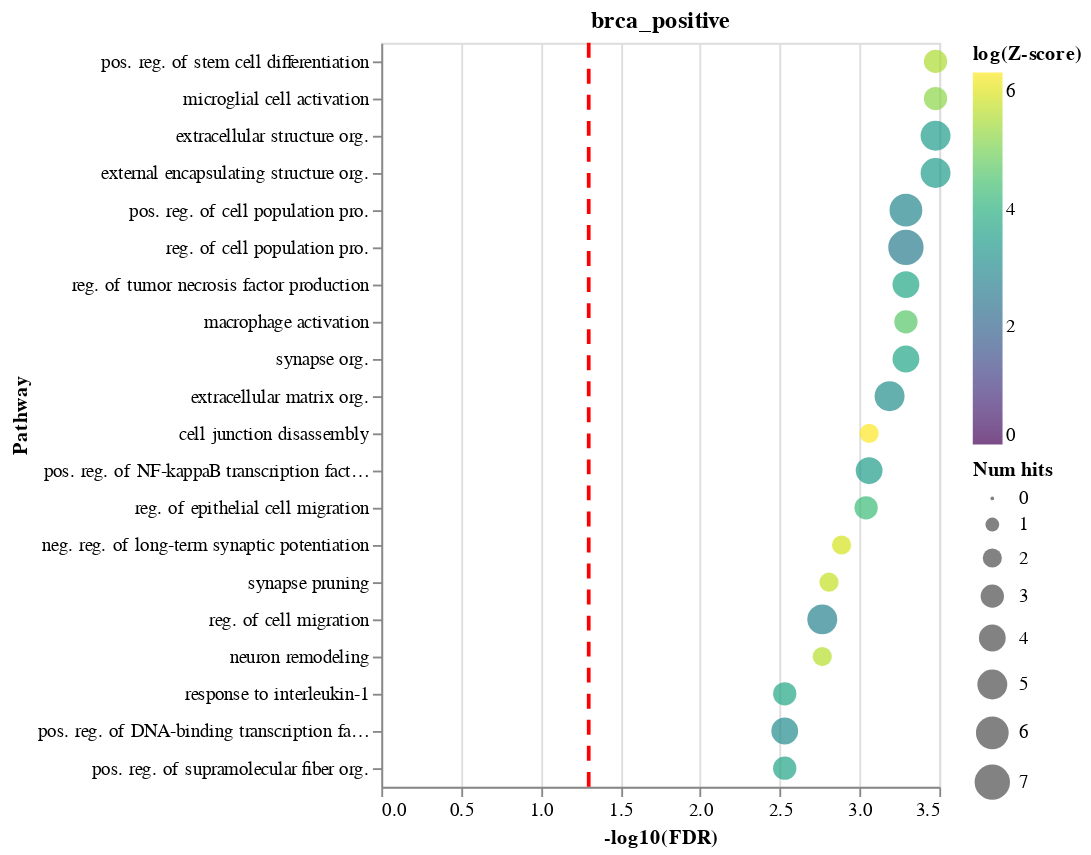

The code cell stored with this chart in its notebook:
### Code cell
def gse_consensus(disease, direction):
    pdf = een.get_pathway_enrichment(
        to_consensus_filtered[disease][direction].iloc[:20]['feature'],
        gene_set_library='GO_Biological_Process_2021')
    pdf['Term name'] = [re.sub(r'^(.*) \(.*$', r'\1', x) for x in pdf['Term name']]
    pdf['Term name'] = [' '.join([prefixes.get(z, z) for z in x.split(' ')]) for x in pdf['Term name']]
    pdf.to_csv(results_dir / f'pathway_enrichment_consensus_correlations_{disease}_{direction}.txt', sep='\t')
    return enrichment_dotplot(pdf, n=20, hue='Z-score', log=True, title=f'{disease}_{direction}')
gse_consensus(disease, direction)

### Figure 1 — Vega-Lite specification as saved in the notebook (floating-point values rounded to 4 significant figures)
{"config": {"view": {"continuousWidth": 300, "continuousHeight": 300}}, "layer": [{"data": {"name": "data-a06be5db34a754d1dfd812481e704677"}, "mark": {"type": "circle"}, "encoding": {"color": {"field": "log(Z-score)", "scale": {"domainMin": 0, "scheme": "viridis"}, "type": "quantitative"}, "size": {"field": "Num hits", "type": "quantitative"}, "x": {"field": "-log10(FDR)", "type": "quantitative"}, "y": {"field": "Pathway", "sort": {"encoding": "x", "order": "descending"}, "type": "nominal"}}, "title": "brca_positive"}, {"data": {"name": "empty"}, "mark": {"type": "rule", "color": "red", "strokeDash": [8, 6], "strokeWidth": 2}, "encoding": {"x": {"datum": 1.301}}}], "$schema": "https://vega.github.io/schema/vega-lite/v5.20.1.json", "datasets": {"data-a06be5db34a754d1dfd812481e704677": [{"Rank": 1, "Term name": "pos. reg. of stem cell differentiation", "P-value": 5.763e-07, "Z-score": 251.7, "Combined score": 3616.0, "Overlapping genes": ["TACSTD2", "PTN", "SOX9"], "Adjusted p-value": 0.0003338, "Old p-value": 0, "Old adjusted p-value": 0, "Num hits": 3, "-log10(FDR)": 3.476, "Pathway": "pos. reg. of stem cell differentiation", "log(Z-score)": 5.528}, {"Rank": 2, "Term name": "microglial cell activation", "P-value": 1.301e-06, "Z-score": 185.4, "Combined score": 2513.0, "Overlapping genes": ["APP", "CLU", "CX3CL1"], "Adjusted p-value": 0.0003338, "Old p-value": 0, "Old adjusted p-value": 0, "Num hits": 3, "-log10(FDR)": 3.476, "Pathway": "microglial cell activation", "log(Z-score)": 5.222}, {"Rank": 3, "Term name": "extracellular structure org.", "P-value": 1.906e-06, "Z-score": 31.23, "Combined score": 411.3, "Overlapping genes": ["APP", "MMP7", "CDH1", "ITGA2", "LAMC2"], "Adjusted p-value": 0.0003338, "Old p-value": 0, "Old adjusted p-value": 0, "Num hits": 5, "-log10(FDR)": 3.476, "Pathway": "extracellular structure org.", "log(Z-score)": 3.441}, {"Rank": 4, "Term name": "external encapsulating structure org.", "P-value": 1.949e-06, "Z-score": 31.08, "Combined score": 408.7, "Overlapping genes": ["APP", "MMP7", "CDH1", "ITGA2", "LAMC2"], "Adjusted p-value": 0.0003338, "Old p-value": 0, "Old adjusted p-value": 0, "Num hits": 5, "-log10(FDR)": 3.476, "Pathway": "external encapsulating structure org.", "log(Z-score)": 3.437}, {"Rank": 5, "Term name": "pos. reg. of cell population pro.", "P-value": 5.017e-06, "Z-score": 17.87, "Combined score": 218.0, "Overlapping genes": ["LAMC2", "PTN", "SOX9", "EGFR", "CX3CL1", "LTF"], "Adjusted p-value": 0.0005121, "Old p-value": 0, "Old adjusted p-value": 0, "Num hits": 6, "-log10(FDR)": 3.291, "Pathway": "pos. reg. of cell population pro.", "log(Z-score)": 2.883}, {"Rank": 6, "Term name": "reg. of cell population pro.", "P-value": 5.79e-06, "Z-score": 13.67, "Combined score": 164.9, "Overlapping genes": ["APP", "LAMC2", "PTN", "SOX9", "CLU", "EGFR", "CX3CL1"], "Adjusted p-value": 0.0005121, "Old p-value": 0, "Old adjusted p-value": 0, "Num hits": 7, "-log10(FDR)": 3.291, "Pathway": "reg. of cell population pro.", "log(Z-score)": 2.615}, {"Rank": 8, "Term name": "reg. of tumor necrosis factor production", "P-value": 6.315e-06, "Z-score": 41.38, "Combined score": 495.4, "Overlapping genes": ["APP", "CLU", "CX3CL1", "LTF"], "Adjusted p-value": 0.0005121, "Old p-value": 0, "Old adjusted p-value": 0, "Num hits": 4, "-log10(FDR)": 3.291, "Pathway": "reg. of tumor necrosis factor production", "log(Z-score)": 3.723}, {"Rank": 7, "Term name": "macrophage activation", "P-value": 5.978e-06, "Z-score": 106.7, "Combined score": 1283.0, "Overlapping genes": ["APP", "CLU", "CX3CL1"], "Adjusted p-value": 0.0005121, "Old p-value": 0, "Old adjusted p-value": 0, "Num hits": 3, "-log10(FDR)": 3.291, "Pathway": "macrophage activation", "log(Z-score)": 4.67}, {"Rank": 9, "Term name": "synapse org.", "P-value": 6.729e-06, "Z-score": 40.69, "Combined score": 484.6, "Overlapping genes": ["C1QB", "APP", "CDH1", "CX3CL1"], "Adjusted p-value": 0.0005121, "Old p-value": 0, "Old adjusted p-value": 0, "Num hits": 4, "-log10(FDR)": 3.291, "Pathway": "synapse org.", "log(Z-score)": 3.706}, {"Rank": 10, "Term name": "extracellular matrix org.", "P-value": 9.465e-06, "Z-score": 22.24, "Combined score": 257.3, "Overlapping genes": ["APP", "MMP7", "CDH1", "ITGA2", "LAMC2"], "Adjusted p-value": 0.0006484, "Old p-value": 0, "Old adjusted p-value": 0, "Num hits": 5, "-log10(FDR)": 3.188, "Pathway": "extracellular matrix org.", "log(Z-score)": 3.102}, {"Rank": 11, "Term name": "cell junction disassembly", "P-value": 1.422e-05, "Z-score": 554.9, "Combined score": 6193.0, "Overlapping genes": ["C1QB", "CX3CL1"], "Adjusted p-value": 0.0008712, "Old p-value": 0, "Old adjusted p-value": 0, "Num hits": 2, "-log10(FDR)": 3.06, "Pathway": "cell junction disassembly", "log(Z-score)": 6.319}, {"Rank": 12, "Term name": "pos. reg. of NF-kappaB transcription factor activity", "P-value": 1.526e-05, "Z-score": 32.83, "Combined score": 364.1, "Overlapping genes": ["APP", "CLU", "CX3CL1", "LTF"], "Adjusted p-value": 0.0008712, "Old p-value": 0, "Old adjusted p-value": 0, "Num hits": 4, "-log10(FDR)": 3.06, "Pathway": "pos. reg. of NF-kappaB transcription factor activity", "log(Z-score)": 3.491}, {"Rank": 13, "Term name": "reg. of epithelial cell migration", "P-value": 1.727e-05, "Z-score": 73.28, "Combined score": 803.6, "Overlapping genes": ["TACSTD2", "PTN", "SOX9"], "Adjusted p-value": 0.00091, "Old p-value": 0, "Old adjusted p-value": 0, "Num hits": 3, "-log10(FDR)": 3.041, "Pathway": "reg. of epithelial cell migration", "log(Z-score)": 4.294}, {"Rank": 14, "Term name": "neg. reg. of long-term synaptic potentiation", "P-value": 2.65e-05, "Z-score": 369.9, "Combined score": 3898.0, "Overlapping genes": ["APP", "PTN"], "Adjusted p-value": 0.001297, "Old p-value": 0, "Old adjusted p-value": 0, "Num hits": 2, "-log10(FDR)": 2.887, "Pathway": "neg. reg. of long-term synaptic potentiation", "log(Z-score)": 5.913}, {"Rank": 15, "Term name": "synapse pruning", "P-value": 3.406e-05, "Z-score": 317.0, "Combined score": 3261.0, "Overlapping genes": ["C1QB", "CX3CL1"], "Adjusted p-value": 0.001555, "Old p-value": 0, "Old adjusted p-value": 0, "Num hits": 2, "-log10(FDR)": 2.808, "Pathway": "synapse pruning", "log(Z-score)": 5.759}, {"Rank": 16, "Term name": "reg. of cell migration", "P-value": 4.151e-05, "Z-score": 16.19, "Combined score": 163.4, "Overlapping genes": ["MMP7", "CDH1", "LAMC2", "EGFR", "CX3CL1"], "Adjusted p-value": 0.001714, "Old p-value": 0, "Old adjusted p-value": 0, "Num hits": 5, "-log10(FDR)": 2.766, "Pathway": "reg. of cell migration", "log(Z-score)": 2.785}, {"Rank": 17, "Term name": "neuron remodeling", "P-value": 4.255e-05, "Z-score": 277.4, "Combined score": 2792.0, "Overlapping genes": ["APP", "CX3CL1"], "Adjusted p-value": 0.001714, "Old p-value": 0, "Old adjusted p-value": 0, "Num hits": 2, "-log10(FDR)": 2.766, "Pathway": "neuron remodeling", "log(Z-score)": 5.625}, {"Rank": 18, "Term name": "response to interleukin-1", "P-value": 8.3e-05, "Z-score": 42.3, "Combined score": 397.5, "Overlapping genes": ["APP", "SOX9", "CX3CL1"], "Adjusted p-value": 0.002948, "Old p-value": 0, "Old adjusted p-value": 0, "Num hits": 3, "-log10(FDR)": 2.531, "Pathway": "response to interleukin-1", "log(Z-score)": 3.745}, {"Rank": 20, "Term name": "pos. reg. of DNA-binding transcription factor activity", "P-value": 9.268e-05, "Z-score": 20.39, "Combined score": 189.4, "Overlapping genes": ["APP", "CLU", "CX3CL1", "LTF"], "Adjusted p-value": 0.002948, "Old p-value": 0, "Old adjusted p-value": 0, "Num hits": 4, "-log10(FDR)": 2.531, "Pathway": "pos. reg. of DNA-binding transcription factor activity", "log(Z-score)": 3.015}, {"Rank": 21, "Term name": "pos. reg. of supramolecular fiber org.", "P-value": 9.821e-05, "Z-score": 39.89, "Combined score": 368.1, "Overlapping genes": ["APP", "CLU", "CX3CL1"], "Adjusted p-value": 0.002948, "Old p-value": 0, "Old adjusted p-value": 0, "Num hits": 3, "-log10(FDR)": 2.531, "Pathway": "pos. reg. of supramolecular fiber org.", "log(Z-score)": 3.686}], "empty": [{}]}}
